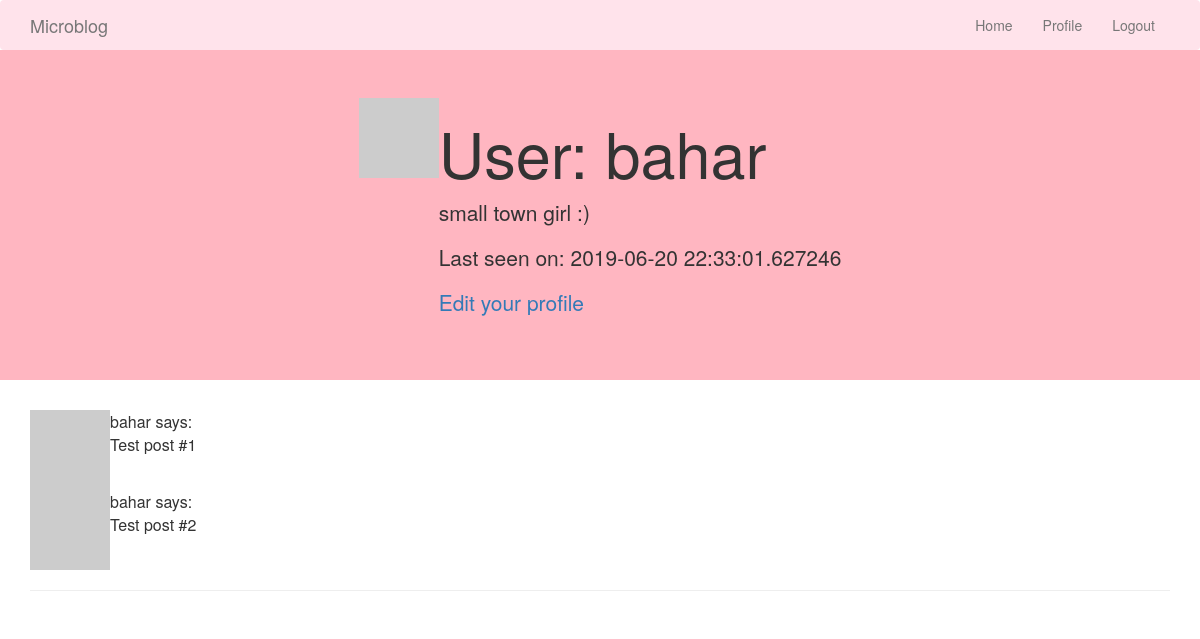
The app's page /user/bahar (signed in), older data.
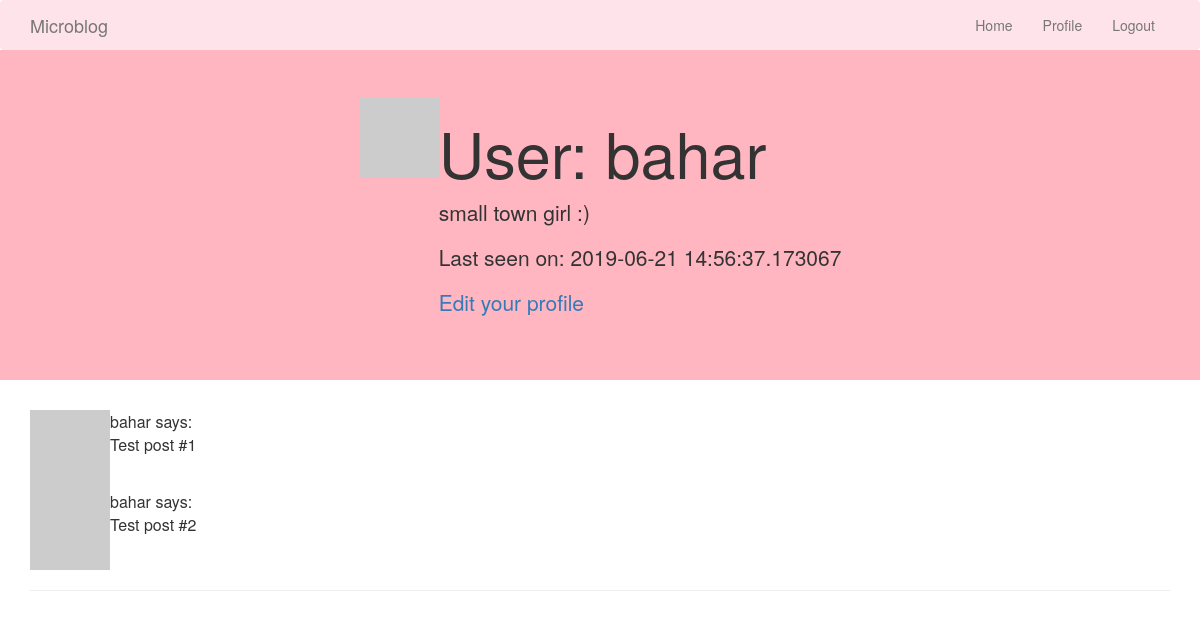
The same page, newer data.
### app/models.py (models this page shows, shortened)
class User(UserMixin, db.Model):
    id = db.Column(db.Integer, primary_key=True)
    username = db.Column(db.String(64), index=True, unique=True)
    email = db.Column(db.String(120), index=True, unique=True)
    password_hash = db.Column(db.String(128))
    posts = db.relationship('Post', backref='author', lazy='dynamic')
    about_me = db.Column(db.String(140))
    last_seen = db.Column(db.DateTime, default=datetime.utcnow)
    def avatar(self, size):
        digest = md5(self.email.lower().encode('utf-8')).hexdigest()
        return 'https://www.gravatar.com/avatar/{}?d=identicon&s={}'.format(
            digest, size)

### app/routes.py (the view)
@app.route('/user/<username>')
@login_required
def user(username):
    user = User.query.filter_by(username=username).first_or_404()
    posts = [
        {'author': user, 'body': 'Test post #1'},
        {'author': user, 'body': 'Test post #2'}
    ]
    return render_template('user.html', user=user, posts=posts)

### app/models.py (called while the page is built)
@login.user_loader
def load_user(id):
    return User.query.get(int(id))

### app/routes.py (called while the page is built)
@app.before_request
def before_request():
    if current_user.is_authenticated:
        current_user.last_seen = datetime.utcnow()
        db.session.commit()

### app/templates/user.html
{% extends "base.html" %}
{% block content %}
    <div class="jumbotron text-center" style="background-color:#FFB6C1">
    <table align="center">
        <tr valign="top">
            <td><img src="{{ user.avatar(128) }}"></td>
            <td><h1>User: {{ user.username }}</h1>
                {% if user.about_me %}<p>{{ user.about_me }}</p>{% endif %}
                {% if user.last_seen %}<p>Last seen on: {{ user.last_seen }}</p>{% endif %}
                {% if user == current_user %}
                <p><a href="{{ url_for('edit_profile') }}">Edit your profile</a></p>
                {% endif %}
            </td>
        </tr>
    </table>
    </div>
    <div class="container" >
    {% for post in posts %}
        {% include '_post.html' %}
    {% endfor %}
    </div>
{% endblock %}

### app/templates/base.html (shortened to what this page needs)
<html lang="en">
    <head>
  <link rel="stylesheet" href="https://maxcdn.bootstrapcdn.com/bootstrap/3.4.0/css/bootstrap.min.css">
    </head>
    <body data-target=".navbar">
       <nav class="navbar navbar-default">
        <div class="container">
    <div class="navbar-header">
      <a class="navbar-brand" href="{{ url_for('index') }}">Microblog</a>
    </div>
    <div class="collapse navbar-collapse" id="myNavbar">
      <ul class="nav navbar-nav navbar-right">
        <li><a href="{{ url_for('index') }}">Home</a></li>
        {% if current_user.is_anonymous %}
        <li><a href="{{ url_for('login') }}">Login</a></li>
        {% else %}
        <li><a href="{{ url_for('user', username=current_user.username) }}">Profile</a></li>
        <li><a href="{{ url_for('logout') }}">Logout</a></li>
        {% endif %}
        </ul></div></div></nav>
        {% block content %}{% endblock %}
        <div class="container"><hr>
        </div>
    </body>
</html>

### app/templates/_post.html
    <table>
        <tr valign="top">
            <td><img src="{{ post.author.avatar(36) }}"></td>
            <td>{{ post.author.username }} says:<br>{{ post.body }}</td>
        </tr>
    </table>

### app/templates/base.html (style rules this page uses)
.navbar { margin-bottom: 0; background-color: #FFE3EB; z-index: 9999; border: 0; font-size: 12px line-height: 1.42857143 border-radius: 0; }

Row changes from the older to the newer data that the page shows:
changed User "bahar": last_seen "2019-06-20 22:33:01.627246" → "2019-06-21 14:56:37.173067"
